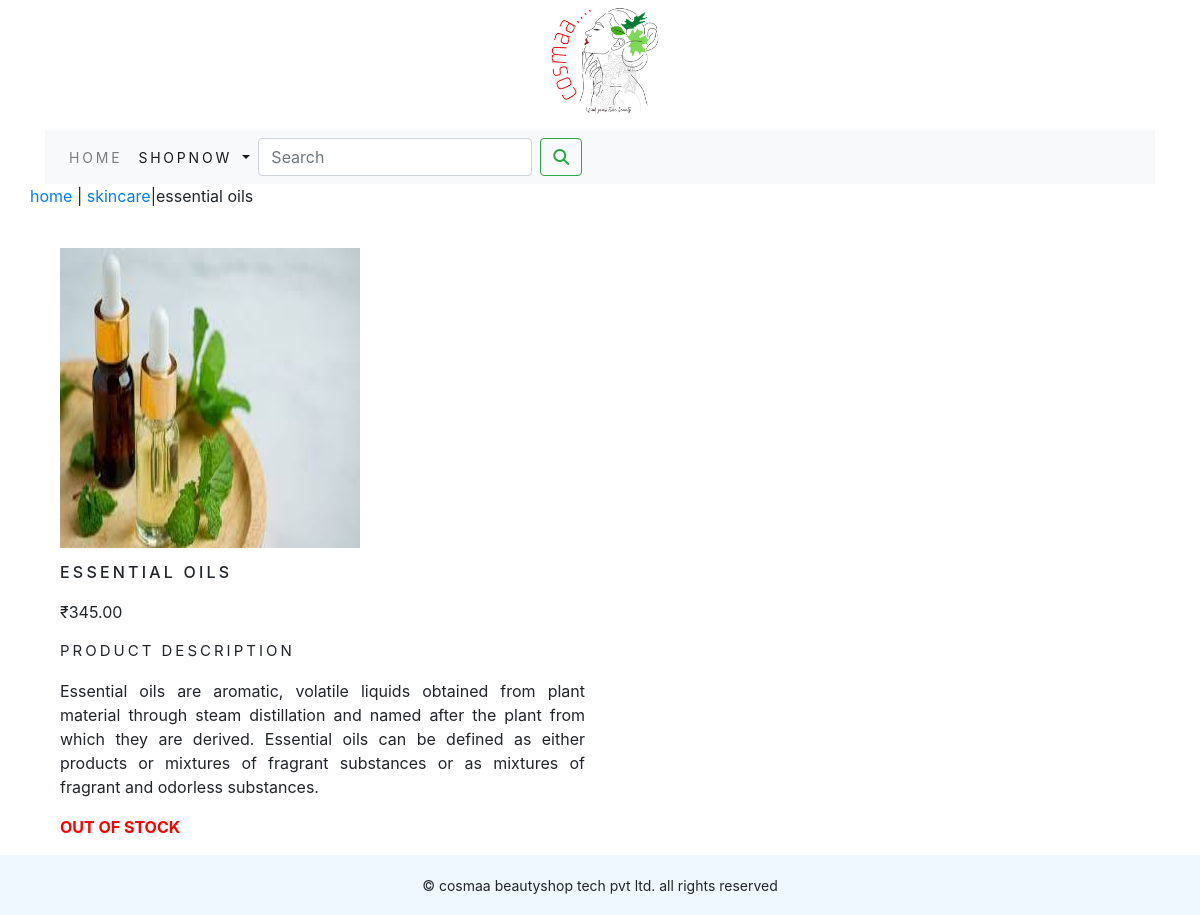
The app's page /shopapp/skincare/essential-oils/ with its own data.
### shopapp/models.py (models this page shows, shortened)
class Product1(models.Model):
     name=models.CharField(max_length=250,unique=True)
     slug=models.SlugField(max_length=250,unique=True)
     description=models.TextField(blank=True)
     price=models.DecimalField(max_digits=10,decimal_places=2)
     category=models.ForeignKey(Category1,on_delete=models.CASCADE)
     image = models.ImageField(upload_to='product', blank=True)
     stock=models.IntegerField()
     available=models.BooleanField(default=True)
     created=models.DateTimeField(auto_now_add=True)
     update=models.DateTimeField(auto_now=True)
     class Meta:
         ordering = ('name',)
         verbose_name = 'product'
         verbose_name_plural = 'products'

class Category1(models.Model):
    name=models.CharField(max_length=250,unique=True)
    slug=models.SlugField(max_length=250,unique=True)
    description=models.TextField(blank=True)
    image=models.ImageField(upload_to='category',blank=True)
    class Meta:
        ordering=('name',)
        verbose_name='category'
        verbose_name_plural='categories'
    def get_url(self):
        return reverse('shopapp:products_by_category',args=[self.slug])
    def __str__(self):
      return  '{}'.format(self.name)

### shopapp/views.py (the view)
# urls.py: path('<slug:c_slug>/<slug:product_slug>/',views.prodetail,name='prod_detail'),
def prodetail(request,c_slug,product_slug):
    try:
        product=Product1.objects.get(category__slug=c_slug,slug=product_slug)
    except Exception as e:
        raise e
    return render(request,'product.html',{'product':product})

### cartapp/context_processors.py (called while the page is built)
def counter(request):
    item_count=0
    if 'admin' in request.path:
        return{}
    else:
        try:
            cart=Cart.objects.filter(cart_id=_cart_id(request))
            cart_items=CartItem.objects.all().filter(cart=cart[:1])
            for cart_item in cart_items:
                item_count += cart_item.quantity
        except Cart.DoesNotExist:
            item_count = 0
    return dict(item_count=item_count)

### cartapp/views.py (called while the page is built)
def _cart_id(request):
    cart=request.session.session_key
    if not cart:
        cart=request.session.create()
    return cart

### shopapp/context_processors.py (called while the page is built)
def menu_links(request):
    links=Category1.objects.all()
    return dict(links=links)

### template/product.html (shortened to what this page needs)
{% extends 'base.html' %}
{% load static %}
{% block content %}
<div class="row my_prod_row">
    <div class="mx_auto">
        <p><a href="{% url 'shopapp:allprodcat' %}">home</a> |  <a href="{{product.category.get_url}}">{{product.category}}</a>|{{product.name}} </p>
    </div>
</div>
<div class="container">
<br>
<div class="row">
    <div class="col-10 col-sm-10 col-md-10 col-lg-6 ">
        <div style="min-width:18rem">
            <img src="{{product.image.url}}" alt="{{product.name}}" width="300px" height="300px">
        </div>
    </div>
    <div>
        <div class="col-md-10 col-sm-10 col-md-10 col-lg-6">
           <h1 class="my_prod_title">{{product.name}}</h1>
            <p>₹{{product.price}}</p>
            <p class="my_title" >PRODUCT DESCRIPTION</p>
            <p class="text-justify my_prod_text">{{product.description}}</p>
            {% if product.stock <= 0 %}
            <p class="text-justify my_prod_text"><b style="color:red">OUT OF STOCK</b></p>
            {% else %}
            <a class="btn btn-secondary" href="{% url 'cartapp:add_cart' product.id %}">ADD TO CART</a>
            {% endif %}
        </div>
    </div>
</div>
</div>
{% endblock %}

### static/css/custom.css (style rules this page uses)
body { font-family: 'Poppins', sans-serif; }
.my_title { font-size:15px; text-transform:uppercase; letter-spacing:.2em; }
.my_prod_title { font-size:16px; text-transform:uppercase; letter-spacing:.2em; padding-top:15px; padding-bottom:10px; }

### records on screen
Product1: category "skincare", name "essential oils", image (picture), name "ESSENTIAL OILS", price "345.00", description "Essential oils are aromatic, volatile liquids obtained from plant material through steam distillation and named after the plant from which they are derived. Essential oils can be defined as either products or mixtures of fragrant substances or as mixtures of fragrant and odorless substances."
